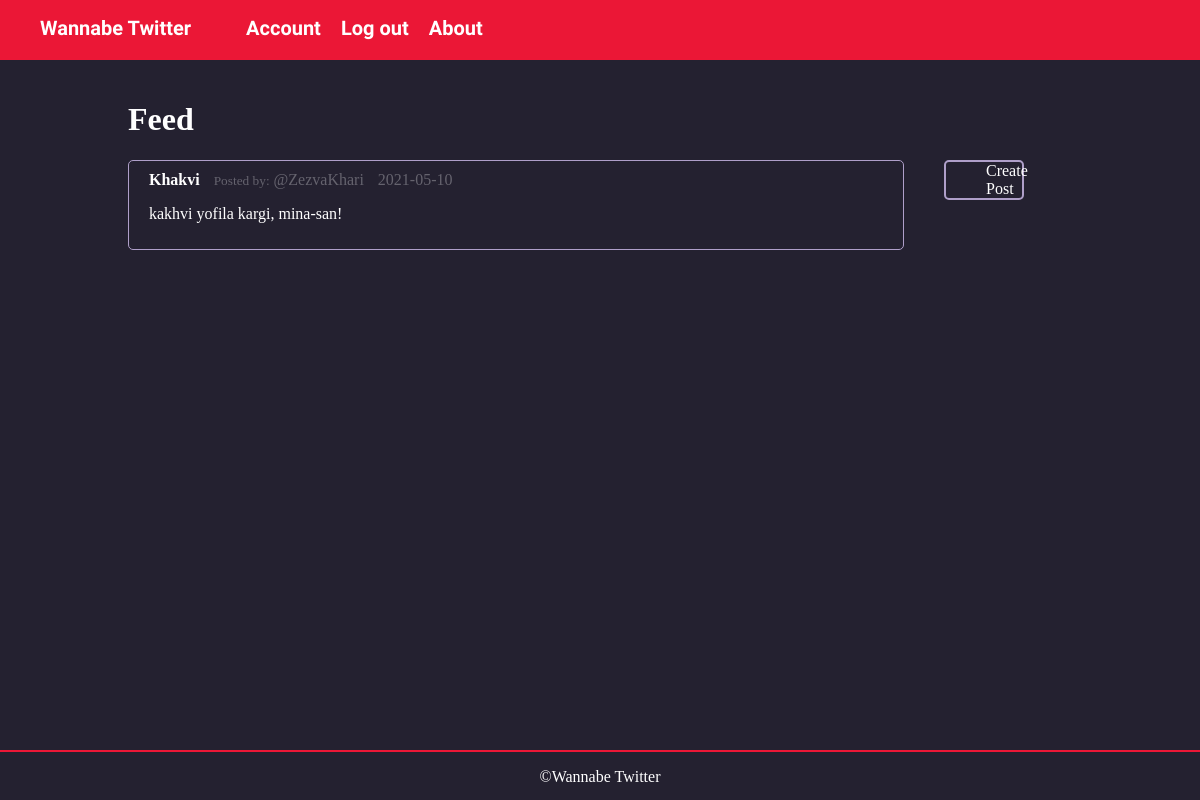
The app's page /home (signed in) with its own data.
### flaskblog/models.py (models this page shows, shortened)
class Post(db.Model):
    id = db.Column(db.Integer, primary_key=True)
    title = db.Column(db.String(100), nullable=False)
    date_posted = db.Column(db.DateTime(), nullable=False, default=datetime.utcnow)
    content = db.Column(db.Text, nullable=False)
    user_id = db.Column(db.Integer, db.ForeignKey('user.id'), nullable=False)

class User(db.Model, UserMixin):
    id = db.Column(db.Integer, primary_key=True)
    username = db.Column(db.String(20), unique=True, nullable=False)
    email = db.Column(db.String(120), unique=True, nullable=False)
    image = db.Column(db.String(20), nullable=False, default="default.jpg")
    password = db.Column(db.String(60), nullable=False)
    posts = db.relationship('Post', backref="author", lazy=True)

### flaskblog/routes.py (the view)
@app.route("/")
@app.route("/home")
def home():
    posts = Post.query.all()
    return render_template("home.html", posts=posts)

### flaskblog/models.py (called while the page is built)
@login_manager.user_loader
def load_user(user_id):
    return User.query.get(int(user_id))

### flaskblog/templates/home.html
{% extends "layout.html" %}
{% block body %}
    <h1>Feed</h1>
    {% for post in posts %}
        <div class="post">
            <div class="post-header">
                <a href="{{ url_for('post', post_id=post.id) }}" class="post-title">{{ post.title }}</a>
                <small>Posted by:</small>
                <a href=# id="user">@{{ post.author.username }}</a>
                <a id="date">{{ post.date_posted.strftime('%Y-%m-%d') }}</a>
            </div>
            <p class="post-content">{{ post.content}}</p>
        </div>
    {% endfor %}
{% endblock %}

### flaskblog/static/main.css (style rules this page uses)
*, *:before, *:after { -webkit-box-sizing: border-box; -moz-box-sizing: border-box; box-sizing: border-box; }
:root { --purple: #242130; --light-purple: #65636e; --red: #eb1736; --brown: #443937; --border-color: #AF9FC9; --success-bg: rgba(50,205,50, 0.2); --success-txt: #75ff1a; --invalid-bg: rgba(255,77,77, 0.2); --invalid-txt: rgb(255,25,25); --info-bg: rgba(0, 0, 230, 02); --info-txt: rgb(0, 0, 204); }
body { color: white; background-color: var(--purple); }
body, header { margin: 0; padding: 0; }
a { text-decoration: none; }
.post { border: 1px solid var(--border-color); border-radius: 5px; padding: 10px 20px; margin: 20px 0; }
.post-header { color: var(--light-purple); }
.post-title { color: white; font-weight: 600; padding-right: 10px; }
#date { margin-left: 10px; }
#user { color: var(--light-purple); }

### records on screen
Post: title "Khakvi", author.username "ZezvaKhari", date_posted "2021-05-10", content "kakhvi yofila kargi, mina-san!"
